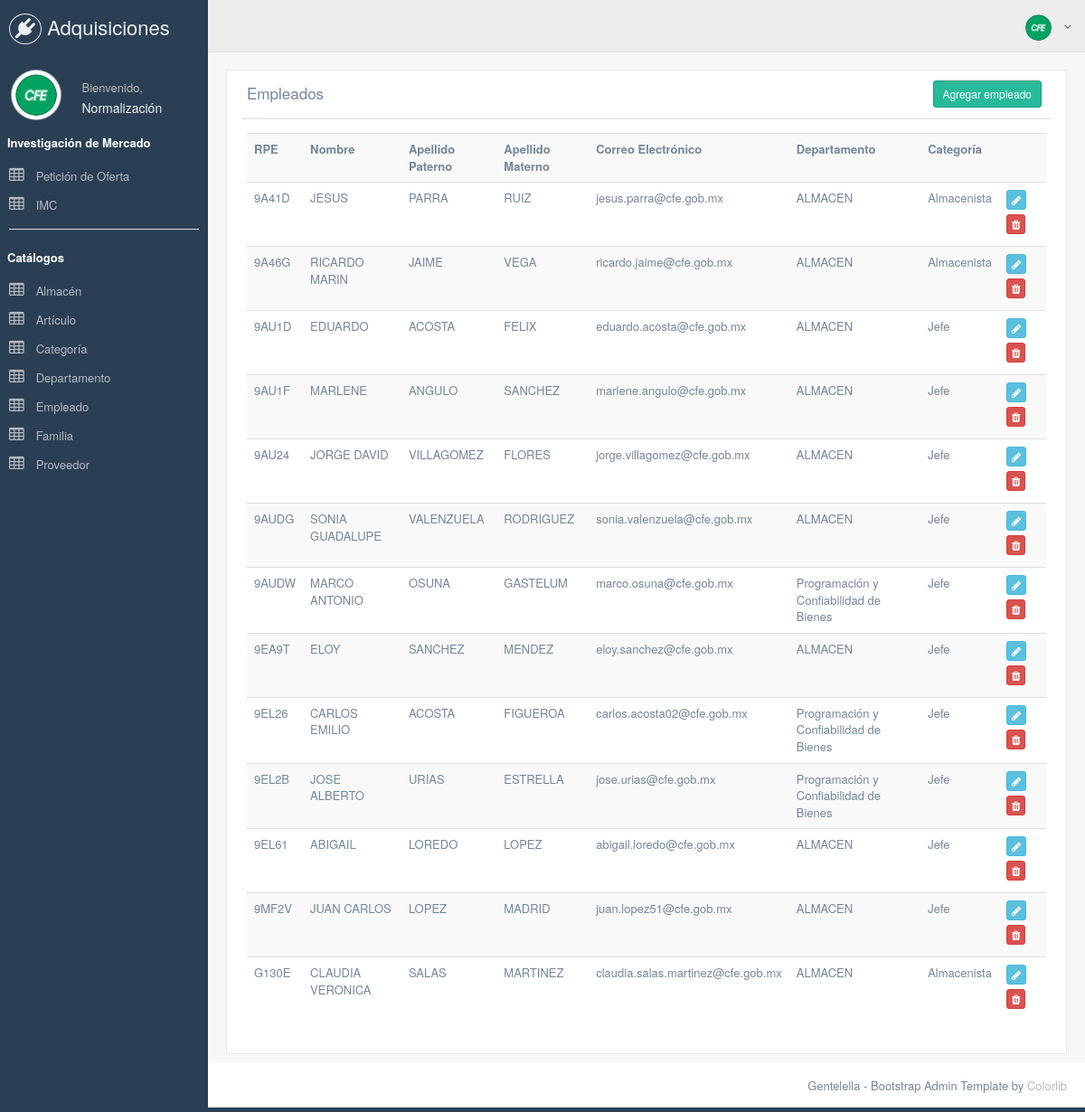
Screenshot of /index.php/empleado with the database file from the repository.
### tables this page shows
CREATE TABLE `empleado` (
  `id` int(11) NOT NULL,
  `rpe` char(5) NOT NULL,
  `nombre` varchar(100) NOT NULL,
  `apellidoPaterno` varchar(100) NOT NULL,
  `apellidoMaterno` varchar(100) NOT NULL,
  `correoElectronico` varchar(100) NOT NULL,
  `titulo` varchar(3) NOT NULL,
  `idDepartamento` int(11) NOT NULL,
  `idCategoria` int(11) NOT NULL
);

CREATE TABLE `departamento` (
  `id` int(11) NOT NULL,
  `nombre` varchar(150) NOT NULL
);

CREATE TABLE `categoria` (
  `id` int(11) NOT NULL,
  `nombre` varchar(150) NOT NULL
);

### application/controllers/Empleado.php (called while the page is built, shortened)
<?php
class Empleado extends CI_Controller{
    function __construct()
    {
        $this->load->model('Empleadomodel');
    }
    function index()
    {
        $data['listaempleado'] = $this->Empleadomodel->get_all_listaempleado();
        $data['_view'] = 'empleado/index';
        $this->load->view('layouts/main',$data);
    }
}

### index.php (called while the page is built, shortened)
<?php
require_once BASEPATH.'core/CodeIgniter.php';

### application/models/Empleadomodel.php (called while the page is built, shortened)
<?php
class Empleadomodel extends CI_Model
{
    function get_all_listaempleado()
    {
        $this->db->select('empleado.id, empleado.rpe, empleado.nombre, empleado.apellidoPaterno, empleado.apellidoMaterno, empleado.correoElectronico, empleado.titulo,departamento.nombre departamento, categoria.nombre categoria');
        $this->db->from('empleado');
        $this->db->join('categoria', 'categoria.id = empleado.idCategoria', 'inner');
        $this->db->join('departamento', 'departamento.id = empleado.idDepartamento', 'inner');
        $this->db->order_by('empleado.rpe');
        $query = $this->db->get();
        return $query->result_array();
    }
}

### application/views/empleado/index.php (the view)
<div class="row">
  	<div class="col-md-12 col-sm-12 col-xs-12">
        <div class="x_panel">
          	<div class="x_title">
                <h2>Empleados</h2>
                <div class="nav navbar-right">
					<a href="<?php echo site_url('empleado/add'); ?>" class="btn btn-success btn-sm">Agregar empleado</a>
				</div>
                <div class="clearfix"></div>
          	</div>
          	<div class="x_content">
  				<table class="table table-striped">
				    <tr>
						<th>RPE</th>
						<th>Nombre</th>
						<th>Apellido Paterno</th>
						<th>Apellido Materno</th>
						<th>Correo Electrónico</th>
						<th>Departamento</th>
						<th>Categoría</th>
						<th></th>
				    </tr>
					<?php foreach($listaempleado as $e){ ?>
				    <tr>
						<td><?php echo $e['rpe']; ?></td>
						<td><?php echo $e['nombre']; ?></td>
						<td><?php echo $e['apellidoPaterno']; ?></td>
						<td><?php echo $e['apellidoMaterno']; ?></td>
						<td><?php echo $e['correoElectronico']; ?></td>
						<td><?php echo $e['departamento']; ?></td>
						<td><?php echo $e['categoria']; ?></td>
						<td>
				            <a href="<?php echo site_url('empleado/edit/'.$e['id']); ?>" class="btn btn-info btn-xs"><span class="fa fa-pencil"></span></a>
				            <a href="<?php echo site_url('empleado/remove/'.$e['id']); ?>" onclick="return confirm('¿Desea eliminar el empleado seleccionado?');" class="btn btn-danger btn-xs"><span class="fa fa-trash"></span></a>
				        </td>
				    </tr>
					<?php } ?>
				</table>
          	</div>
        </div>
  	</div>
</div>

### application/views/layouts/main.php (style rules this page uses)
a { color: #b6bac1; }

### rows the page displays
empleado: rpe "9A41D", nombre "JESUS", apellidoPaterno "PARRA", apellidoMaterno "RUIZ", correoElectronico "jesus.parra@cfe.gob.mx", idDepartamento.nombre "ALMACEN", idCategoria.nombre "Almacenista"
empleado: rpe "9A46G", nombre "RICARDO MARIN", apellidoPaterno "JAIME", apellidoMaterno "VEGA", correoElectronico "ricardo.jaime@cfe.gob.mx", idDepartamento.nombre "ALMACEN", idCategoria.nombre "Almacenista"
empleado: rpe "9AU1D", nombre "EDUARDO", apellidoPaterno "ACOSTA", apellidoMaterno "FELIX", correoElectronico "eduardo.acosta@cfe.gob.mx", idDepartamento.nombre "ALMACEN", idCategoria.nombre "Jefe"
empleado: rpe "9AU1F", nombre "MARLENE", apellidoPaterno "ANGULO", apellidoMaterno "SANCHEZ", correoElectronico "marlene.angulo@cfe.gob.mx", idDepartamento.nombre "ALMACEN", idCategoria.nombre "Jefe"
empleado: rpe "9AU24", nombre "JORGE DAVID", apellidoPaterno "VILLAGOMEZ", apellidoMaterno "FLORES", correoElectronico "jorge.villagomez@cfe.gob.mx", idDepartamento.nombre "ALMACEN", idCategoria.nombre "Jefe"
empleado: rpe "9AUDG", nombre "SONIA GUADALUPE", apellidoPaterno "VALENZUELA", apellidoMaterno "RODRIGUEZ", correoElectronico "sonia.valenzuela@cfe.gob.mx", idDepartamento.nombre "ALMACEN", idCategoria.nombre "Jefe"
empleado: rpe "9AUDW", nombre "MARCO ANTONIO", apellidoPaterno "OSUNA", apellidoMaterno "GASTELUM", correoElectronico "marco.osuna@cfe.gob.mx", idDepartamento.nombre "Programación y Confiabilidad de Bienes", idCategoria.nombre "Jefe"
empleado: rpe "9EA9T", nombre "ELOY", apellidoPaterno "SANCHEZ", apellidoMaterno "MENDEZ", correoElectronico "eloy.sanchez@cfe.gob.mx", idDepartamento.nombre "ALMACEN", idCategoria.nombre "Jefe"
empleado: rpe "9EL26", nombre "CARLOS EMILIO", apellidoPaterno "ACOSTA", apellidoMaterno "FIGUEROA", correoElectronico "carlos.acosta02@cfe.gob.mx", idDepartamento.nombre "Programación y Confiabilidad de Bienes", idCategoria.nombre "Jefe"
empleado: rpe "9EL2B", nombre "JOSE ALBERTO", apellidoPaterno "URIAS", apellidoMaterno "ESTRELLA", correoElectronico "jose.urias@cfe.gob.mx", idDepartamento.nombre "Programación y Confiabilidad de Bienes", idCategoria.nombre "Jefe"
empleado: rpe "9EL61", nombre "ABIGAIL", apellidoPaterno "LOREDO", apellidoMaterno "LOPEZ", correoElectronico "abigail.loredo@cfe.gob.mx", idDepartamento.nombre "ALMACEN", idCategoria.nombre "Jefe"
empleado: rpe "9MF2V", nombre "JUAN CARLOS", apellidoPaterno "LOPEZ", apellidoMaterno "MADRID", correoElectronico "juan.lopez51@cfe.gob.mx", idDepartamento.nombre "ALMACEN", idCategoria.nombre "Jefe"
empleado: rpe "G130E", nombre "CLAUDIA VERONICA", apellidoPaterno "SALAS", apellidoMaterno "MARTINEZ", correoElectronico "claudia.salas.martinez@cfe.gob.mx", idDepartamento.nombre "ALMACEN", idCategoria.nombre "Almacenista"
